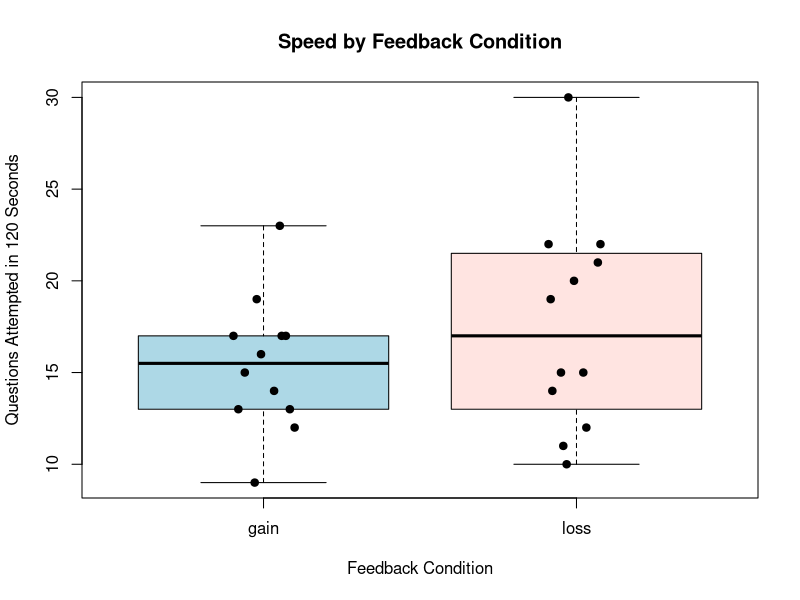
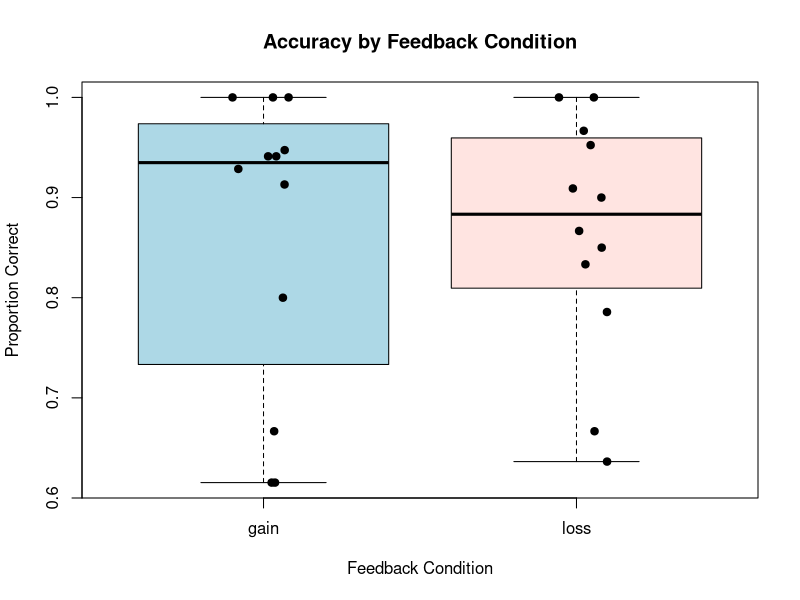
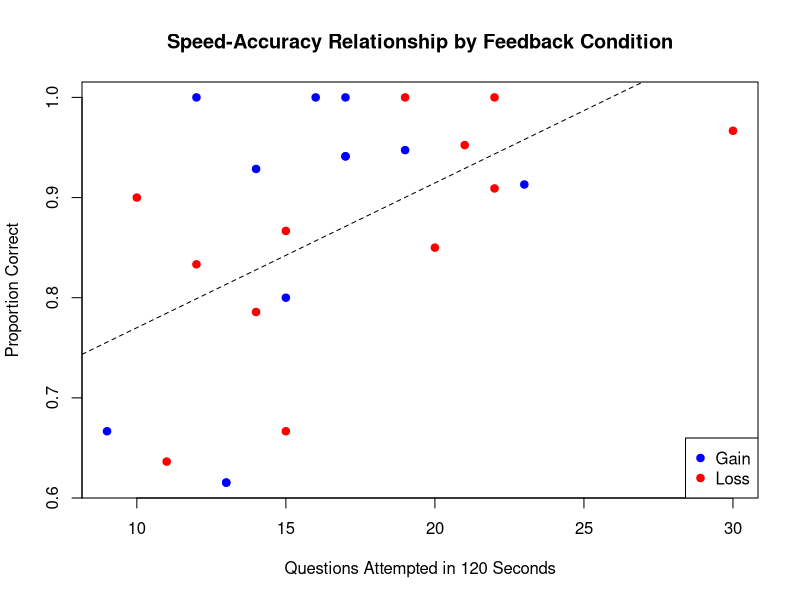
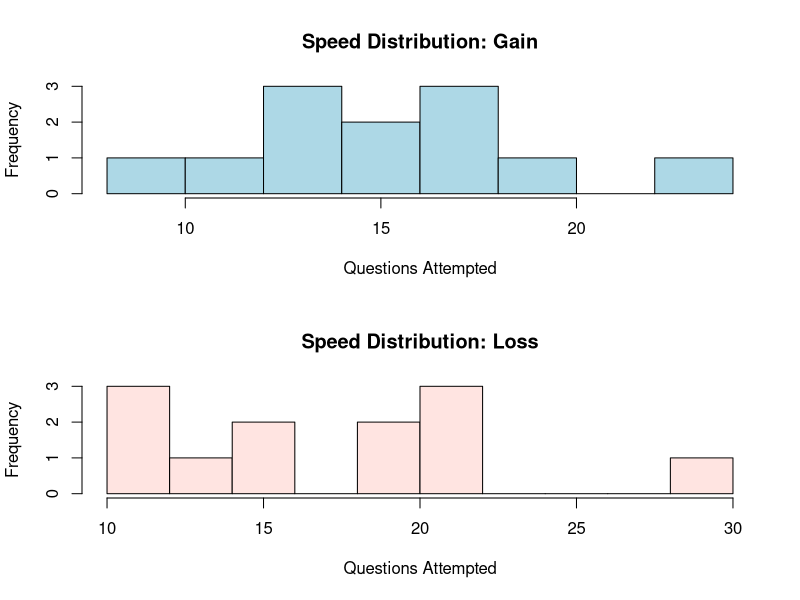
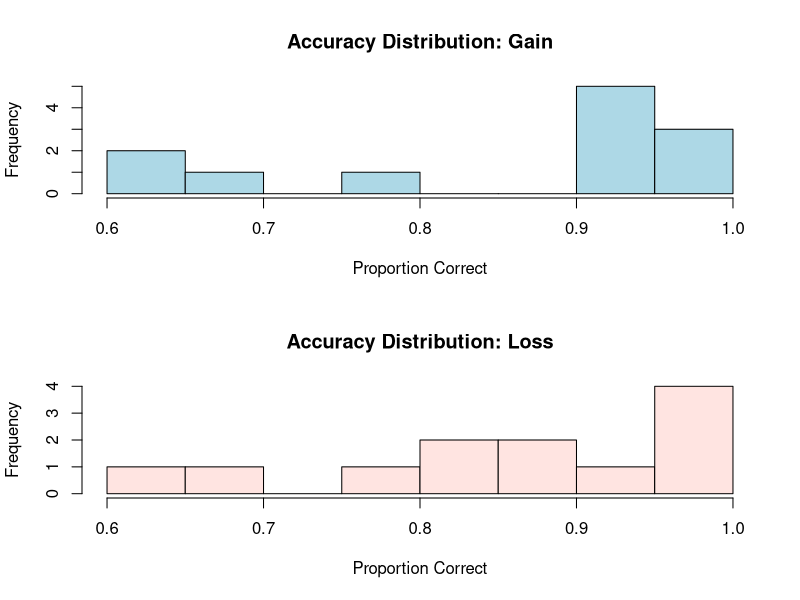
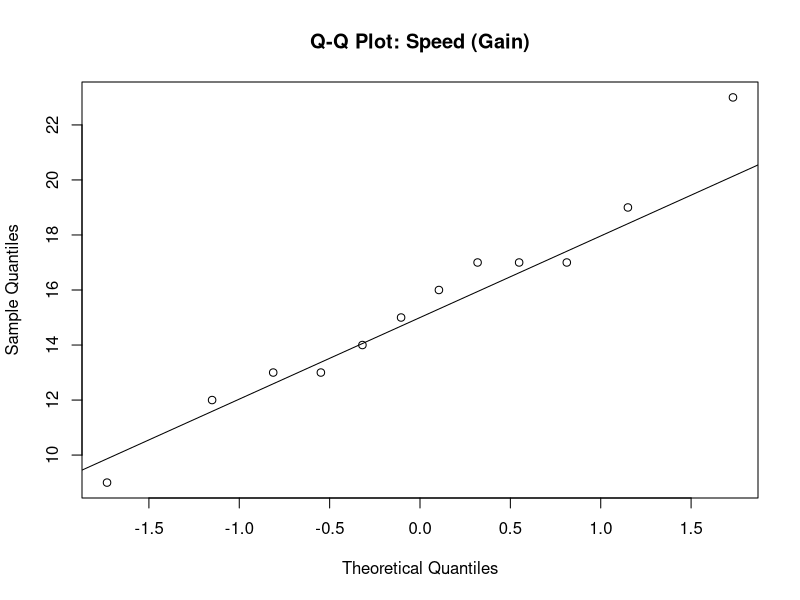
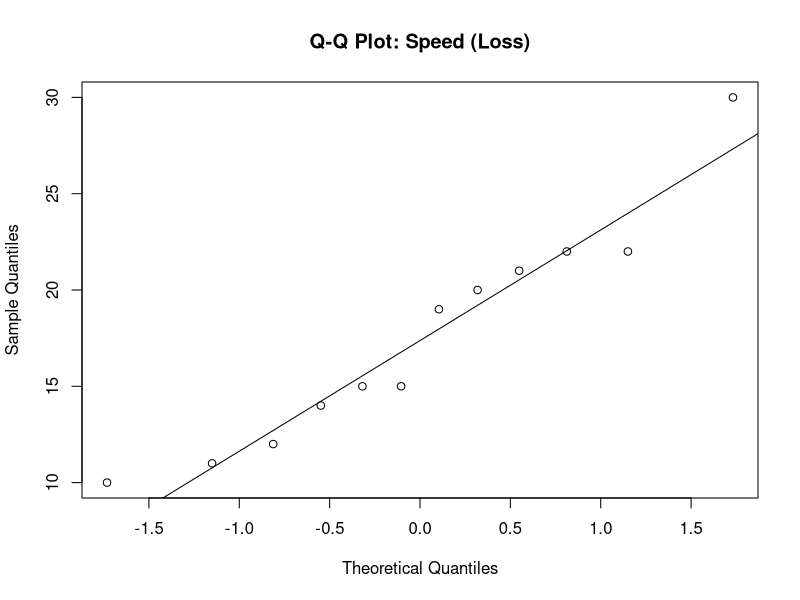
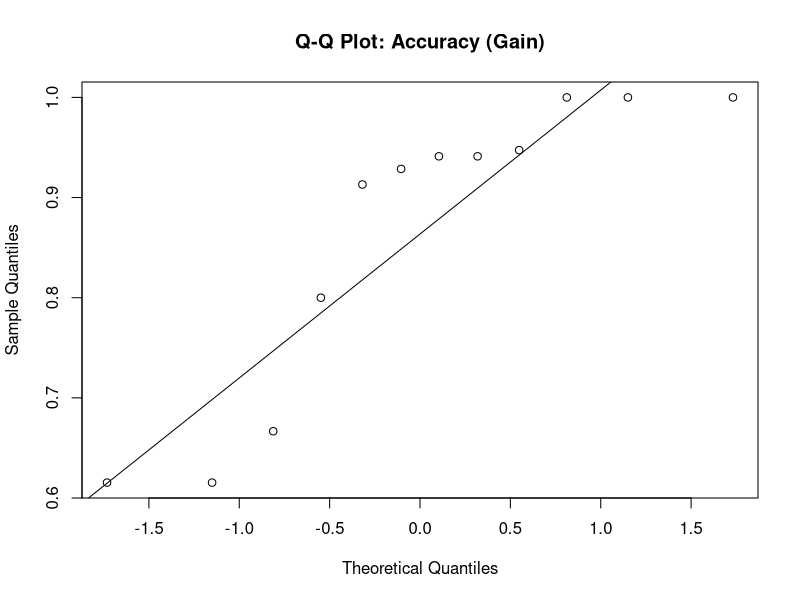

The R script that drew these images, in order:
# ============================================================
# MIE 286 Final Report R Script
# Topic: Effect of Gain vs. Loss Feedback on Task Performance
# Data file: mie_zetamac_data.csv
# NOTE: This version is designed for your aggregated participant CSV
#       with columns:
#       condition, participant_id, Count of user_answer, Sum of is_correct
#       and blank condition cells from spreadsheet merged rows.
# No packages required (base R only).
# ============================================================

# ----------------------------
# 1. Import data
# ----------------------------
raw_data <- read.csv(
  "mie_zetamac_data.csv",
  stringsAsFactors = FALSE,
  skip = 2,
  check.names = FALSE
)
names(raw_data) <- trimws(names(raw_data))

cat("Imported columns:\n")
print(names(raw_data))

# ----------------------------
# 2. Clean and format variables
# ----------------------------
# Fill down condition values (for merged-cell style exports).
raw_data$condition <- tolower(trimws(as.character(raw_data$condition)))
for (i in seq_along(raw_data$condition)) {
  if ((is.na(raw_data$condition[i]) || raw_data$condition[i] == "") && i > 1) {
    raw_data$condition[i] <- raw_data$condition[i - 1]
  }
}

raw_data$participant_id <- trimws(as.character(raw_data$participant_id))
raw_data$questions_attempted <- as.numeric(raw_data$`Count of user_answer`)
raw_data$num_correct <- as.numeric(raw_data$`Sum of is_correct`)

# Keep participant rows only (drop totals rows).
data_clean <- raw_data[grepl("^P-", raw_data$participant_id), ]

# Keep only gain/loss.
data_clean <- data_clean[data_clean$condition %in% c("gain", "loss"), ]

# Remove missing numeric rows.
data_clean <- data_clean[!is.na(data_clean$questions_attempted) &
                         !is.na(data_clean$num_correct), ]

# Core metrics.
data_clean$accuracy <- data_clean$num_correct / data_clean$questions_attempted
data_clean$speed_q_per_s <- data_clean$questions_attempted / 120
data_clean$speed_q_per_min <- data_clean$questions_attempted / 2
data_clean$condition <- factor(data_clean$condition, levels = c("gain", "loss"))

cat("\nNumber of participant rows:", nrow(data_clean), "\n")
cat("Number of unique participants:", length(unique(data_clean$participant_id)), "\n")
cat("Participants by condition:\n")
print(table(data_clean$condition))

# This CSV has no item-level response times, so keep NA placeholders.
data_clean$mean_response_time_ms <- NA_real_
data_clean$median_response_time_ms <- NA_real_

# ----------------------------
# 3. Participant-level dataset
# ----------------------------
# Already participant-level, but keep structure expected by later sections.
participant_data <- data_clean[, c(
  "participant_id", "condition", "questions_attempted", "num_correct",
  "accuracy", "speed_q_per_s", "speed_q_per_min",
  "mean_response_time_ms", "median_response_time_ms"
)]

cat("\nParticipant-level dataset:\n")
print(participant_data)

write.csv(participant_data, "participant_level_data.csv", row.names = FALSE)

# ----------------------------
# 4. Descriptive statistics by condition
# ----------------------------
conditions <- levels(participant_data$condition)

desc_stats <- data.frame(
  condition = character(),
  n = numeric(),
  mean_attempted = numeric(),
  sd_attempted = numeric(),
  median_attempted = numeric(),
  min_attempted = numeric(),
  max_attempted = numeric(),
  mean_accuracy = numeric(),
  sd_accuracy = numeric(),
  median_accuracy = numeric(),
  min_accuracy = numeric(),
  max_accuracy = numeric(),
  mean_correct = numeric(),
  sd_correct = numeric(),
  mean_rt_ms = numeric(),
  sd_rt_ms = numeric(),
  stringsAsFactors = FALSE
)

for (cond in conditions) {
  sub <- participant_data[participant_data$condition == cond, ]
  desc_stats <- rbind(
    desc_stats,
    data.frame(
      condition = cond,
      n = nrow(sub),
      mean_attempted = mean(sub$questions_attempted),
      sd_attempted = sd(sub$questions_attempted),
      median_attempted = median(sub$questions_attempted),
      min_attempted = min(sub$questions_attempted),
      max_attempted = max(sub$questions_attempted),
      mean_accuracy = mean(sub$accuracy),
      sd_accuracy = sd(sub$accuracy),
      median_accuracy = median(sub$accuracy),
      min_accuracy = min(sub$accuracy),
      max_accuracy = max(sub$accuracy),
      mean_correct = mean(sub$num_correct),
      sd_correct = sd(sub$num_correct),
      mean_rt_ms = NA_real_,
      sd_rt_ms = NA_real_,
      stringsAsFactors = FALSE
    )
  )
}

cat("\nDescriptive statistics by condition:\n")
print(desc_stats)
write.csv(desc_stats, "descriptive_statistics_by_condition.csv", row.names = FALSE)

# ----------------------------
# 5. Figure 1: Speed by condition
# ----------------------------
png("Figure1_Speed_by_Condition.png", width = 900, height = 700)
boxplot(
  questions_attempted ~ condition,
  data = participant_data,
  main = "Speed by Feedback Condition",
  xlab = "Feedback Condition",
  ylab = "Questions Attempted in 120 Seconds",
  col = c("lightblue", "mistyrose")
)
stripchart(
  questions_attempted ~ condition,
  data = participant_data,
  vertical = TRUE,
  method = "jitter",
  pch = 19,
  add = TRUE
)
dev.off()

# ----------------------------
# 6. Figure 2: Accuracy by condition
# ----------------------------
png("Figure2_Accuracy_by_Condition.png", width = 900, height = 700)
boxplot(
  accuracy ~ condition,
  data = participant_data,
  main = "Accuracy by Feedback Condition",
  xlab = "Feedback Condition",
  ylab = "Proportion Correct",
  col = c("lightblue", "mistyrose")
)
stripchart(
  accuracy ~ condition,
  data = participant_data,
  vertical = TRUE,
  method = "jitter",
  pch = 19,
  add = TRUE
)
dev.off()

# ----------------------------
# 7. Figure 3: Speed-accuracy relationship
# ----------------------------
png("Figure3_Speed_Accuracy_Relationship.png", width = 900, height = 700)
plot(
  participant_data$questions_attempted,
  participant_data$accuracy,
  col = ifelse(participant_data$condition == "gain", "blue", "red"),
  pch = 19,
  xlab = "Questions Attempted in 120 Seconds",
  ylab = "Proportion Correct",
  main = "Speed-Accuracy Relationship by Feedback Condition"
)
legend("bottomright", legend = c("Gain", "Loss"), col = c("blue", "red"), pch = 19)
abline(lm(accuracy ~ questions_attempted, data = participant_data), lty = 2)
dev.off()

# ----------------------------
# 8. Appendix histograms
# ----------------------------
png("Appendix_Figure_Speed_Histograms.png", width = 900, height = 900)
par(mfrow = c(2, 1))
hist(
  participant_data$questions_attempted[participant_data$condition == "gain"],
  main = "Speed Distribution: Gain",
  xlab = "Questions Attempted",
  col = "lightblue",
  breaks = 8
)
hist(
  participant_data$questions_attempted[participant_data$condition == "loss"],
  main = "Speed Distribution: Loss",
  xlab = "Questions Attempted",
  col = "mistyrose",
  breaks = 8
)
dev.off()

png("Appendix_Figure_Accuracy_Histograms.png", width = 900, height = 900)
par(mfrow = c(2, 1))
hist(
  participant_data$accuracy[participant_data$condition == "gain"],
  main = "Accuracy Distribution: Gain",
  xlab = "Proportion Correct",
  col = "lightblue",
  breaks = 8
)
hist(
  participant_data$accuracy[participant_data$condition == "loss"],
  main = "Accuracy Distribution: Loss",
  xlab = "Proportion Correct",
  col = "mistyrose",
  breaks = 8
)
dev.off()
par(mfrow = c(1, 1))

# ----------------------------
# 9. Assumption checks
# ----------------------------
cat("\n=============================\n")
cat("ASSUMPTION CHECKS\n")
cat("=============================\n")

cat("\nShapiro-Wilk tests for speed:\n")
print(by(participant_data$questions_attempted, participant_data$condition, shapiro.test))

cat("\nShapiro-Wilk tests for accuracy:\n")
print(by(participant_data$accuracy, participant_data$condition, shapiro.test))

cat("\n--- Summary (Shapiro-Wilk p-values) ---\n")
sh_speed <- by(participant_data$questions_attempted, participant_data$condition, shapiro.test)
sh_acc <- by(participant_data$accuracy, participant_data$condition, shapiro.test)
print(
  data.frame(
    condition = names(sh_speed),
    shapiro_p_speed = sapply(sh_speed, function(x) x$p.value),
    shapiro_p_accuracy = sapply(sh_acc, function(x) x$p.value),
    row.names = NULL
  )
)

levene_median_test <- function(y, group) {
  group <- as.factor(group)
  med <- tapply(y, group, median, na.rm = TRUE)
  z <- abs(y - med[group])
  fit <- aov(z ~ group)
  p <- summary(fit)[[1]][["Pr(>F)"]][1]
  list(p.value = p, aov = fit)
}

cat("\nLevene (median-centered) tests for equal variances:\n")
lv_speed <- levene_median_test(participant_data$questions_attempted, participant_data$condition)
lv_acc <- levene_median_test(participant_data$accuracy, participant_data$condition)
cat("Speed (questions_attempted): p =", lv_speed$p.value, "\n")
cat("Accuracy: p =", lv_acc$p.value, "\n")

png("Appendix_QQplot_Speed_Gain.png", width = 900, height = 700)
qqnorm(
  participant_data$questions_attempted[participant_data$condition == "gain"],
  main = "Q-Q Plot: Speed (Gain)"
)
qqline(participant_data$questions_attempted[participant_data$condition == "gain"])
dev.off()

png("Appendix_QQplot_Speed_Loss.png", width = 900, height = 700)
qqnorm(
  participant_data$questions_attempted[participant_data$condition == "loss"],
  main = "Q-Q Plot: Speed (Loss)"
)
qqline(participant_data$questions_attempted[participant_data$condition == "loss"])
dev.off()

png("Appendix_QQplot_Accuracy_Gain.png", width = 900, height = 700)
qqnorm(
  participant_data$accuracy[participant_data$condition == "gain"],
  main = "Q-Q Plot: Accuracy (Gain)"
)
qqline(participant_data$accuracy[participant_data$condition == "gain"])
dev.off()

png("Appendix_QQplot_Accuracy_Loss.png", width = 900, height = 700)
qqnorm(
  participant_data$accuracy[participant_data$condition == "loss"],
  main = "Q-Q Plot: Accuracy (Loss)"
)
qqline(participant_data$accuracy[participant_data$condition == "loss"])
dev.off()

# ----------------------------
# 10. Inferential tests
# ----------------------------
cat("\n=============================\n")
cat("INFERENTIAL TESTS\n")
cat("=============================\n")

cat("\nWelch t-test: speed by condition\n")
t_speed <- t.test(questions_attempted ~ condition, data = participant_data)
print(t_speed)

cat("\nWelch t-test: accuracy by condition\n")
t_accuracy <- t.test(accuracy ~ condition, data = participant_data)
print(t_accuracy)

cat("\nMann-Whitney test: speed by condition\n")
mw_speed <- wilcox.test(questions_attempted ~ condition, data = participant_data, exact = FALSE)
print(mw_speed)

cat("\nMann-Whitney test: accuracy by condition\n")
mw_accuracy <- wilcox.test(accuracy ~ condition, data = participant_data, exact = FALSE)
print(mw_accuracy)

# ----------------------------
# 11. Speed-accuracy correlations
# ----------------------------
cat("\n=============================\n")
cat("SPEED-ACCURACY CORRELATION\n")
cat("=============================\n")

cat("\nPearson correlation across all participants\n")
cor_all_pearson <- cor.test(participant_data$questions_attempted, participant_data$accuracy, method = "pearson")
print(cor_all_pearson)

cat("\nSpearman correlation across all participants\n")
cor_all_spearman <- cor.test(participant_data$questions_attempted, participant_data$accuracy, method = "spearman")
print(cor_all_spearman)

cat("\nPearson correlation for gain condition\n")
gain_data <- participant_data[participant_data$condition == "gain", ]
cor_gain <- cor.test(gain_data$questions_attempted, gain_data$accuracy, method = "pearson")
print(cor_gain)

cat("\nPearson correlation for loss condition\n")
loss_data <- participant_data[participant_data$condition == "loss", ]
cor_loss <- cor.test(loss_data$questions_attempted, loss_data$accuracy, method = "pearson")
print(cor_loss)

# ----------------------------
# 12. Optional operation analysis
# ----------------------------
cat("\nOperation-level analysis skipped: current CSV is participant-level aggregate and has no operation column.\n")

# ----------------------------
# 13. Done
# ----------------------------
cat("\nAnalysis complete. Files saved to working directory.\n")
